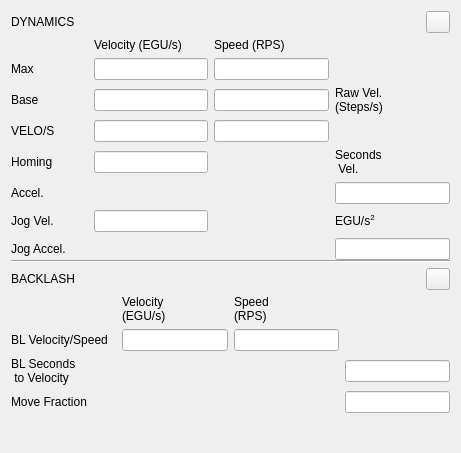
       <widget class="QWidget" name="page_8">
        <layout class="QVBoxLayout" name="verticalLayout_9">
         <property name="spacing">
          <number>0</number>
         </property>
         <property name="bottomMargin">
          <number>0</number>
         </property>
         <item>
          <layout class="QHBoxLayout" name="horizontalLayout_15">
           <item>
            <widget class="QLabel" name="label_95">
             <property name="text">
              <string>DYNAMICS</string>
             </property>
            </widget>
           </item>
           <item>
            <widget class="PyDMRelatedDisplayButton" name="PyDMRelatedDisplayButton_6">
             <property name="maximumSize">
              <size>
               <width>24</width>
               <height>24</height>
              </size>
             </property>
             <property name="toolTip">
              <string/>
             </property>
             <property name="filenames" stdset="0">
              <stringlist>
               <string>mc_expert_individual_screens/expert_motor_dynamics_control.ui</string>
              </stringlist>
             </property>
             <property name="macros" stdset="0">
              <stringlist>
               <string>{&quot;P&quot;:&quot;${P}&quot;,&quot;M&quot;:&quot;${M}&quot;}</string>
              </stringlist>
             </property>
             <property name="openInNewWindow" stdset="0">
              <bool>true</bool>
             </property>
            </widget>
           </item>
          </layout>
         </item>
         <item>
          <spacer name="verticalSpacer_16">
           <property name="orientation">
            <enum>Qt::Vertical</enum>
           </property>
           <property name="sizeType">
            <enum>QSizePolicy::Fixed</enum>
           </property>
           <property name="sizeHint" stdset="0">
            <size>
             <width>20</width>
             <height>5</height>
            </size>
           </property>
          </spacer>
         </item>
         <item>
          <widget class="QWidget" name="widget_dynamics_2" native="true">
           <layout class="QGridLayout" name="gridLayout_11" columnstretch="2,3,3,3">
            <property name="leftMargin">
             <number>0</number>
            </property>
            <property name="topMargin">
             <number>0</number>
            </property>
            <property name="rightMargin">
             <number>0</number>
            </property>
            <property name="bottomMargin">
             <number>0</number>
            </property>
            <item row="5" column="3">
             <widget class="PyDMLineEdit" name="PyDMLineEdit_66">
              <property name="minimumSize">
               <size>
                <width>0</width>
                <height>20</height>
               </size>
              </property>
              <property name="toolTip">
               <string/>
              </property>
              <property name="channel" stdset="0">
               <string>${P}${M}.ACCL</string>
              </property>
             </widget>
            </item>
            <item row="2" column="3">
             <widget class="QLabel" name="label_96">
              <property name="text">
               <string>Raw Vel.
(Steps/s)</string>
              </property>
             </widget>
            </item>
            <item row="2" column="0">
             <widget class="QLabel" name="label_97">
              <property name="text">
               <string>Base</string>
              </property>
             </widget>
            </item>
            <item row="2" column="2">
             <widget class="PyDMLineEdit" name="PyDMLineEdit_67">
              <property name="minimumSize">
               <size>
                <width>0</width>
                <height>20</height>
               </size>
              </property>
              <property name="toolTip">
               <string/>
              </property>
              <property name="channel" stdset="0">
               <string>${P}${M}.SBAS</string>
              </property>
             </widget>
            </item>
            <item row="7" column="3">
             <widget class="PyDMLineEdit" name="PyDMLineEdit_68">
              <property name="minimumSize">
               <size>
                <width>0</width>
                <height>20</height>
               </size>
              </property>
              <property name="toolTip">
               <string/>
              </property>
              <property name="channel" stdset="0">
               <string>${P}${M}.JAR</string>
              </property>
             </widget>
            </item>
            <item row="1" column="0">
             <widget class="QLabel" name="label_98">
              <property name="text">
               <string>Max</string>
              </property>
             </widget>
            </item>
            <item row="1" column="2">
             <widget class="PyDMLineEdit" name="PyDMLineEdit_69">
              <property name="minimumSize">
               <size>
                <width>0</width>
                <height>20</height>
               </size>
              </property>
              <property name="toolTip">
               <string/>
              </property>
              <property name="channel" stdset="0">
               <string>${P}${M}.SMAX</string>
              </property>
             </widget>
            </item>
            <item row="3" column="1">
             <widget class="PyDMLineEdit" name="PyDMLineEdit_70">
              <property name="minimumSize">
               <size>
                <width>0</width>
                <height>20</height>
               </size>
              </property>
              <property name="toolTip">
               <string/>
              </property>
              <property name="channel" stdset="0">
               <string>${P}${M}.VELO</string>
              </property>
             </widget>
            </item>
            <item row="5" column="0">
             <widget class="QLabel" name="label_99">
              <property name="text">
               <string>Accel.</string>
              </property>
             </widget>
            </item>
            <item row="6" column="3">
             <widget class="QLabel" name="label_134">
              <property name="text">
               <string>EGU/s&lt;sup&gt;2&lt;/sup&gt;</string>
              </property>
             </widget>
            </item>
            <item row="4" column="1">
             <widget class="PyDMLineEdit" name="PyDMLineEdit_71">
              <property name="minimumSize">
               <size>
                <width>0</width>
                <height>20</height>
               </size>
              </property>
              <property name="toolTip">
               <string/>
              </property>
              <property name="channel" stdset="0">
               <string>${P}${M}.HVEL</string>
              </property>
             </widget>
            </item>
            <item row="2" column="1">
             <widget class="PyDMLineEdit" name="PyDMLineEdit_72">
              <property name="minimumSize">
               <size>
                <width>0</width>
                <height>20</height>
               </size>
              </property>
              <property name="toolTip">
               <string/>
              </property>
              <property name="channel" stdset="0">
               <string>${P}${M}.VBAS</string>
              </property>
             </widget>
            </item>
            <item row="6" column="0">
             <widget class="QLabel" name="label_135">
              <property name="text">
               <string>Jog Vel.</string>
              </property>
             </widget>
            </item>
            <item row="6" column="1">
             <widget class="PyDMLineEdit" name="PyDMLineEdit_73">
              <property name="minimumSize">
               <size>
                <width>0</width>
                <height>20</height>
               </size>
              </property>
              <property name="toolTip">
               <string/>
              </property>
              <property name="channel" stdset="0">
               <string>${P}${M}.JVEL</string>
              </property>
             </widget>
            </item>
            <item row="1" column="1">
             <widget class="PyDMLineEdit" name="PyDMLineEdit_74">
              <property name="minimumSize">
               <size>
                <width>0</width>
                <height>20</height>
               </size>
              </property>
              <property name="toolTip">
               <string/>
              </property>
              <property name="channel" stdset="0">
               <string>${P}${M}.VMAX</string>
              </property>
             </widget>
            </item>
            <item row="0" column="2">
             <widget class="QLabel" name="label_136">
              <property name="text">
               <string>Speed (RPS)</string>
              </property>
             </widget>
            </item>
            <item row="0" column="1">
             <widget class="QLabel" name="label_137">
              <property name="text">
               <string>Velocity (EGU/s)</string>
              </property>
             </widget>
            </item>
            <item row="4" column="3">
             <widget class="QLabel" name="label_142">
              <property name="text">
               <string>Seconds
 Vel.</string>
              </property>
             </widget>
            </item>
            <item row="4" column="0">
             <widget class="QLabel" name="label_143">
              <property name="text">
               <string>Homing</string>
              </property>
             </widget>
            </item>
            <item row="3" column="2">
             <widget class="PyDMLineEdit" name="PyDMLineEdit_75">
              <property name="minimumSize">
               <size>
                <width>0</width>
                <height>20</height>
               </size>
              </property>
              <property name="toolTip">
               <string/>
              </property>
              <property name="channel" stdset="0">
               <string>${P}${M}.S</string>
              </property>
             </widget>
            </item>
            <item row="3" column="0">
             <widget class="QLabel" name="label_144">
              <property name="text">
               <string>VELO/S</string>
              </property>
             </widget>
            </item>
            <item row="7" column="0">
             <widget class="QLabel" name="label_145">
              <property name="text">
               <string>Jog Accel.</string>
              </property>
             </widget>
            </item>
            <item row="3" column="3">
             <widget class="PyDMLabel" name="PyDMLabel">
              <property name="minimumSize">
               <size>
                <width>0</width>
                <height>20</height>
               </size>
              </property>
              <property name="toolTip">
               <string/>
              </property>
              <property name="channel" stdset="0">
               <string>${P}${M}.RVEL</string>
              </property>
             </widget>
            </item>
           </layout>
          </widget>
         </item>
         <item>
          <widget class="Line" name="line_10">
           <property name="orientation">
            <enum>Qt::Horizontal</enum>
           </property>
          </widget>
         </item>
         <item>
          <spacer name="verticalSpacer_10">
           <property name="orientation">
            <enum>Qt::Vertical</enum>
           </property>
           <property name="sizeType">
            <enum>QSizePolicy::Fixed</enum>
           </property>
           <property name="sizeHint" stdset="0">
            <size>
             <width>20</width>
             <height>5</height>
            </size>
           </property>
          </spacer>
         </item>
         <item>
          <layout class="QHBoxLayout" name="horizontalLayout_16">
           <item>
            <widget class="QLabel" name="label_146">
             <property name="text">
              <string>BACKLASH</string>
             </property>
            </widget>
           </item>
           <item>
            <widget class="PyDMRelatedDisplayButton" name="PyDMRelatedDisplayButton_8">
             <property name="maximumSize">
              <size>
               <width>24</width>
               <height>24</height>
              </size>
             </property>
             <property name="toolTip">
              <string/>
             </property>
             <property name="filenames" stdset="0">
              <stringlist>
               <string>mc_expert_individual_screens/expert_motor_backlash_control.ui</string>
              </stringlist>
             </property>
             <property name="macros" stdset="0">
              <stringlist>
               <string>{&quot;P&quot;:&quot;${P}&quot;,&quot;M&quot;:&quot;${M}&quot;}</string>
              </stringlist>
             </property>
             <property name="openInNewWindow" stdset="0">
              <bool>true</bool>
             </property>
            </widget>
           </item>
          </layout>
         </item>
         <item>
          <spacer name="verticalSpacer_15">
           <property name="orientation">
            <enum>Qt::Vertical</enum>
           </property>
           <property name="sizeType">
            <enum>QSizePolicy::Fixed</enum>
           </property>
           <property name="sizeHint" stdset="0">
            <size>
             <width>20</width>
             <height>5</height>
            </size>
           </property>
          </spacer>
         </item>
         <item>
          <widget class="QWidget" name="widget_backlash_2" native="true">
           <layout class="QGridLayout" name="gridLayout_16" columnstretch="1,1,1,1">
            <property name="leftMargin">
             <number>0</number>
            </property>
            <property name="topMargin">
             <number>0</number>
            </property>
            <property name="rightMargin">
             <number>0</number>
            </property>
            <property name="bottomMargin">
             <number>0</number>
            </property>
            <item row="3" column="2">
             <widget class="PyDMLineEdit" name="PyDMLineEdit_76">
              <property name="minimumSize">
               <size>
                <width>0</width>
                <height>20</height>
               </size>
              </property>
              <property name="toolTip">
               <string/>
              </property>
              <property name="channel" stdset="0">
               <string>${P}${M}.SBAK</string>
              </property>
             </widget>
            </item>
            <item row="1" column="1">
             <widget class="QLabel" name="label_147">
              <property name="text">
               <string>Velocity
(EGU/s)</string>
              </property>
             </widget>
            </item>
            <item row="3" column="0">
             <widget class="QLabel" name="label_148">
              <property name="text">
               <string>BL Velocity/Speed</string>
              </property>
             </widget>
            </item>
            <item row="3" column="1">
             <widget class="PyDMLineEdit" name="PyDMLineEdit_77">
              <property name="minimumSize">
               <size>
                <width>0</width>
                <height>20</height>
               </size>
              </property>
              <property name="toolTip">
               <string/>
              </property>
              <property name="channel" stdset="0">
               <string>${P}${M}.BVEL</string>
              </property>
             </widget>
            </item>
            <item row="5" column="0">
             <widget class="QLabel" name="label_149">
              <property name="text">
               <string>Move Fraction</string>
              </property>
             </widget>
            </item>
            <item row="1" column="2">
             <widget class="QLabel" name="label_150">
              <property name="text">
               <string>Speed
(RPS)</string>
              </property>
             </widget>
            </item>
            <item row="4" column="0">
             <widget class="QLabel" name="label_151">
              <property name="text">
               <string>BL Seconds
 to Velocity</string>
              </property>
             </widget>
            </item>
            <item row="5" column="3">
             <widget class="PyDMLineEdit" name="PyDMLineEdit_78">
              <property name="minimumSize">
               <size>
                <width>0</width>
                <height>20</height>
               </size>
              </property>
              <property name="toolTip">
               <string/>
              </property>
              <property name="channel" stdset="0">
               <string>${P}${M}.FRAC</string>
              </property>
             </widget>
            </item>
            <item row="4" column="3">
             <widget class="PyDMLineEdit" name="PyDMLineEdit_79">
              <property name="minimumSize">
               <size>
                <width>0</width>
                <height>20</height>
               </size>
              </property>
              <property name="toolTip">
               <string/>
              </property>
              <property name="channel" stdset="0">
               <string>${P}${M}.BACC</string>
              </property>
             </widget>
            </item>
           </layout>
          </widget>
         </item>
         <item>
          <spacer name="verticalSpacer_7">
           <property name="orientation">
            <enum>Qt::Vertical</enum>
           </property>
           <property name="sizeHint" stdset="0">
            <size>
             <width>20</width>
             <height>40</height>
            </size>
           </property>
          </spacer>
         </item>
        </layout>
       </widget>
